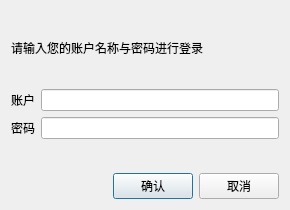
<?xml version="1.0" encoding="UTF-8"?>
<ui version="4.0">
 <class>KLogin</class>
 <widget class="QDialog" name="KLogin">
  <property name="geometry">
   <rect>
    <x>0</x>
    <y>0</y>
    <width>289</width>
    <height>210</height>
   </rect>
  </property>
  <property name="windowTitle">
   <string>机床数据采集系统</string>
  </property>
  <property name="windowIcon">
   <iconset resource="rc1.qrc">
    <normaloff>:/imgs/jpg/imgs/lock_32px_30100.ico</normaloff>:/imgs/jpg/imgs/lock_32px_30100.ico</iconset>
  </property>
  <property name="styleSheet">
   <string notr="true"/>
  </property>
  <layout class="QFormLayout" name="formLayout">
   <item row="0" column="1">
    <spacer name="verticalSpacer">
     <property name="orientation">
      <enum>Qt::Vertical</enum>
     </property>
     <property name="sizeHint" stdset="0">
      <size>
       <width>238</width>
       <height>40</height>
      </size>
     </property>
    </spacer>
   </item>
   <item row="1" column="0" colspan="2">
    <widget class="QLabel" name="label_3">
     <property name="text">
      <string>请输入您的账户名称与密码进行登录</string>
     </property>
    </widget>
   </item>
   <item row="2" column="1">
    <spacer name="horizontalSpacer">
     <property name="orientation">
      <enum>Qt::Horizontal</enum>
     </property>
     <property name="sizeHint" stdset="0">
      <size>
       <width>238</width>
       <height>20</height>
      </size>
     </property>
    </spacer>
   </item>
   <item row="3" column="0">
    <widget class="QLabel" name="label">
     <property name="text">
      <string>账户</string>
     </property>
    </widget>
   </item>
   <item row="3" column="1">
    <widget class="QLineEdit" name="lineEdit">
     <property name="alignment">
      <set>Qt::AlignCenter</set>
     </property>
    </widget>
   </item>
   <item row="4" column="0">
    <widget class="QLabel" name="label_2">
     <property name="text">
      <string>密码</string>
     </property>
    </widget>
   </item>
   <item row="4" column="1">
    <widget class="QLineEdit" name="lineEdit_2">
     <property name="toolTip">
      <string>在此输入密码</string>
     </property>
     <property name="echoMode">
      <enum>QLineEdit::Password</enum>
     </property>
     <property name="alignment">
      <set>Qt::AlignCenter</set>
     </property>
    </widget>
   </item>
   <item row="5" column="0" colspan="2">
    <spacer name="verticalSpacer_2">
     <property name="orientation">
      <enum>Qt::Vertical</enum>
     </property>
     <property name="sizeHint" stdset="0">
      <size>
       <width>268</width>
       <height>40</height>
      </size>
     </property>
    </spacer>
   </item>
   <item row="6" column="1">
    <layout class="QHBoxLayout" name="horizontalLayout">
     <item>
      <spacer name="horizontalSpacer_2">
       <property name="orientation">
        <enum>Qt::Horizontal</enum>
       </property>
       <property name="sizeHint" stdset="0">
        <size>
         <width>40</width>
         <height>20</height>
        </size>
       </property>
      </spacer>
     </item>
     <item>
      <widget class="QPushButton" name="pushButton">
       <property name="text">
        <string>确认</string>
       </property>
      </widget>
     </item>
     <item>
      <widget class="QPushButton" name="pushButton_2">
       <property name="text">
        <string>取消</string>
       </property>
      </widget>
     </item>
    </layout>
   </item>
  </layout>
 </widget>
 <resources>
  <include location="rc1.qrc"/>
 </resources>
 <connections/>
</ui>
